Frame 1 (no input): blank canvas, image omitted
Frame 60 (no input): blank canvas, image omitted
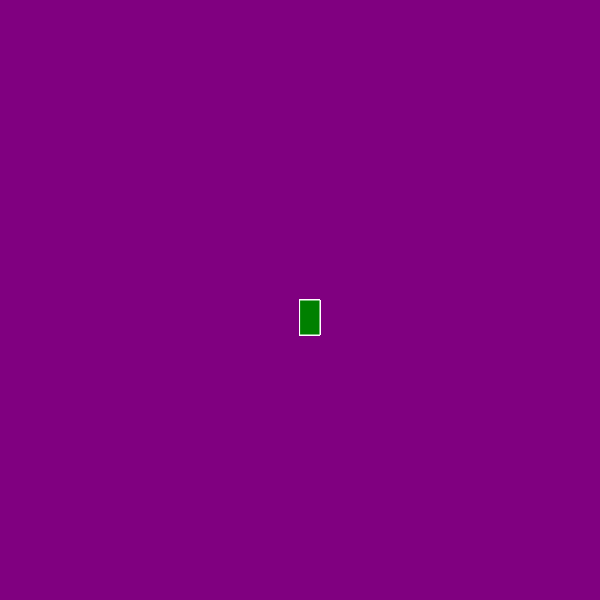
Frame 120 (the mouse pressed at the canvas centre since frame 60)

The p5.js sketch whose frames 1 and 60 were blank and that drew this single picture after the mouse press (run headless with seeded random() and noise() and a simulated clock; from frame 60 on, the mouse is pressed at the canvas centre):

// p5.js sketch
// ── sketch.js
function setup() {
    createCanvas(600, 600);
    background("purple");
  }
  
  function draw() {
    stroke("white");
    fill("green");
    
    if (mouseIsPressed){
      rect(mouseX, mouseY, 20, 35);
    }
    
  }
